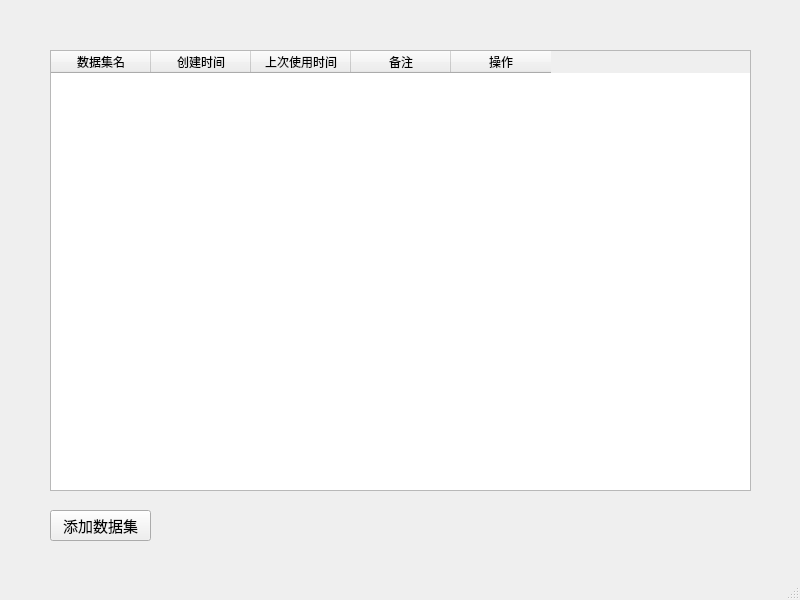
<?xml version="1.0" encoding="UTF-8"?>
<ui version="4.0">
 <class>SelectDatasetMainWindow</class>
 <widget class="QMainWindow" name="SelectDatasetMainWindow">
  <property name="geometry">
   <rect>
    <x>0</x>
    <y>0</y>
    <width>800</width>
    <height>600</height>
   </rect>
  </property>
  <property name="minimumSize">
   <size>
    <width>800</width>
    <height>600</height>
   </size>
  </property>
  <property name="maximumSize">
   <size>
    <width>800</width>
    <height>600</height>
   </size>
  </property>
  <property name="windowTitle">
   <string>选择数据集</string>
  </property>
  <widget class="QWidget" name="centralwidget">
   <widget class="QTableWidget" name="tableWidget">
    <property name="geometry">
     <rect>
      <x>50</x>
      <y>50</y>
      <width>701</width>
      <height>441</height>
     </rect>
    </property>
    <property name="editTriggers">
     <set>QAbstractItemView::NoEditTriggers</set>
    </property>
    <column>
     <property name="text">
      <string>数据集名</string>
     </property>
    </column>
    <column>
     <property name="text">
      <string>创建时间</string>
     </property>
    </column>
    <column>
     <property name="text">
      <string>上次使用时间</string>
     </property>
    </column>
    <column>
     <property name="text">
      <string>备注</string>
     </property>
    </column>
    <column>
     <property name="text">
      <string>操作</string>
     </property>
    </column>
   </widget>
   <widget class="QPushButton" name="pushButton">
    <property name="geometry">
     <rect>
      <x>50</x>
      <y>510</y>
      <width>101</width>
      <height>31</height>
     </rect>
    </property>
    <property name="font">
     <font>
      <pointsize>11</pointsize>
     </font>
    </property>
    <property name="text">
     <string>添加数据集</string>
    </property>
   </widget>
  </widget>
  <widget class="QMenuBar" name="menubar">
   <property name="geometry">
    <rect>
     <x>0</x>
     <y>0</y>
     <width>800</width>
     <height>22</height>
    </rect>
   </property>
  </widget>
  <widget class="QStatusBar" name="statusbar"/>
 </widget>
 <resources/>
 <connections/>
</ui>
